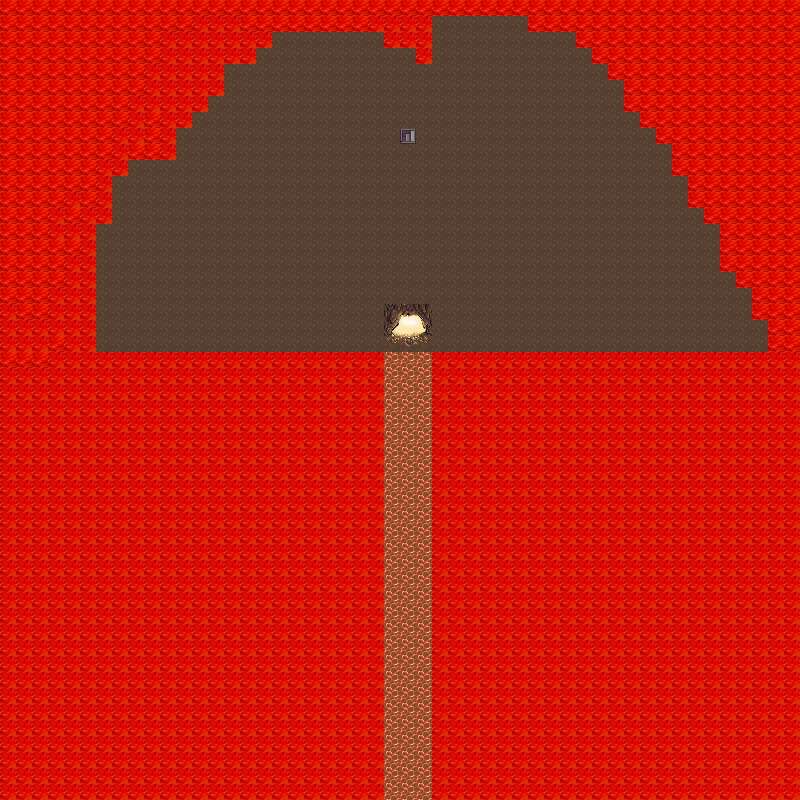

A 2D game scene composited from a Tiled map and its tileset images. What follows is a short description and the map's XML, with each tile layer's data collapsed to a summary:
An orthogonal 50x50 tile map with 16x16 px tiles, 1 tile layer (Tile Layer 1), 2 tilesets and 4 objects (wall, wall 2, bossSpawn, startPoint).

<map version="1.0" orientation="orthogonal" renderorder="right-down" width="50" height="50" tilewidth="16" tileheight="16" nextobjectid="12">
 <tileset firstgid="1" name="cave" tilewidth="16" tileheight="16" tilecount="336" columns="16">
  <image source="cave.png" width="256" height="336" />
 </tileset>
 <tileset firstgid="337" name="map tiles" tilewidth="16" tileheight="16" tilecount="120" columns="8">
  <image source="basictiles.png" width="128" height="240" />
 </tileset>
 <layer name="Tile Layer 1" width="50" height="50">
  <data>[2500 cells, 2500 non-empty, 14 distinct tile ids]</data>
 </layer>
 <objectgroup name="walls">
  <object id="1" name="wall" x="381" y="795">
   <properties>
    <property name="blocked" type="bool" value="true" />
   </properties>
   <polyline points="0,0 2,-444 -285,-446 -290,-571 -271,-573 -272,-621 -257,-620 -255,-644 -257,-638 -207,-639 -209,-668 -191,-670 -192,-688 -177,-684 -178,-703 -161,-703 -161,-734 -132,-732 -126,-735 -128,-750 -110,-749 -111,-764 4,-760 3,-753 0,-751 27,-751 36,-731 53,-731 51,-779 144,-779 149,-766 191,-762 196,-746 210,-747 211,-733 225,-732 228,-716 244,-716 242,-684 261,-679 261,-665 274,-666 277,-653 291,-650 291,-625 306,-620 307,-589 325,-582 325,-569 338,-569 339,-522 353,-525 354,-509 368,-508 369,-485 369,-474 383,-476 384,-446 53,-440 50,-284 51,-186 52,12 2,11 0,-1" />
  </object>
  <object id="9" name="wall 2" x="378" y="342">
   <properties>
    <property name="blocked" type="bool" value="true" />
   </properties>
   <polyline points="0,0 4,8.66667 4.66667,-42 55.3333,-38.6667 56,15.3333" />
  </object>
 </objectgroup>
 <objectgroup name="objects">
  <object id="6" name="bossSpawn" x="383" y="307" width="49" height="44">
   <properties>
    <property name="useable" type="bool" value="true" />
   </properties>
  </object>
  <object id="10" name="startPoint" x="390.667" y="777.333" width="30.6667" height="20" />
 </objectgroup>
</map>
